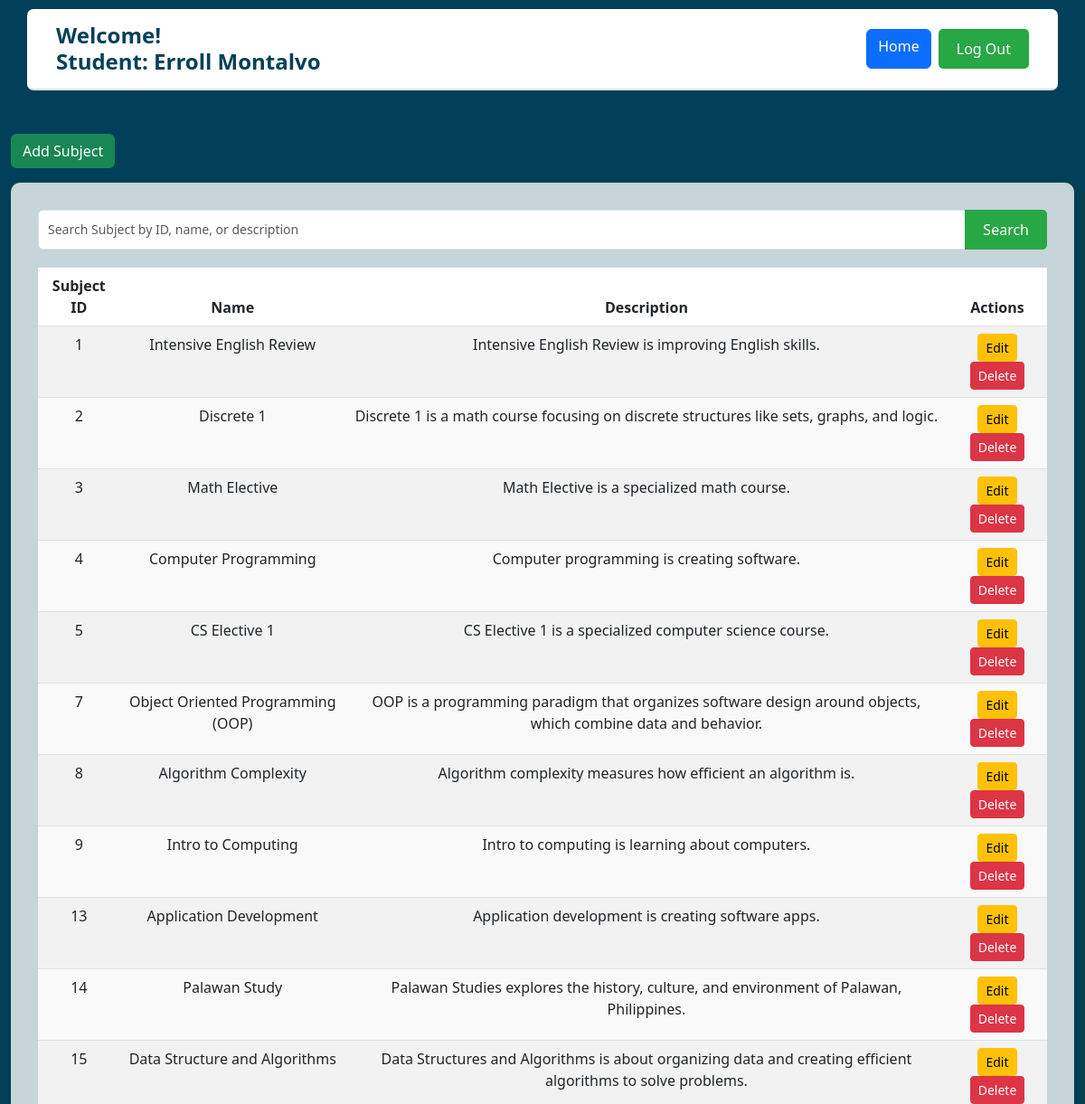
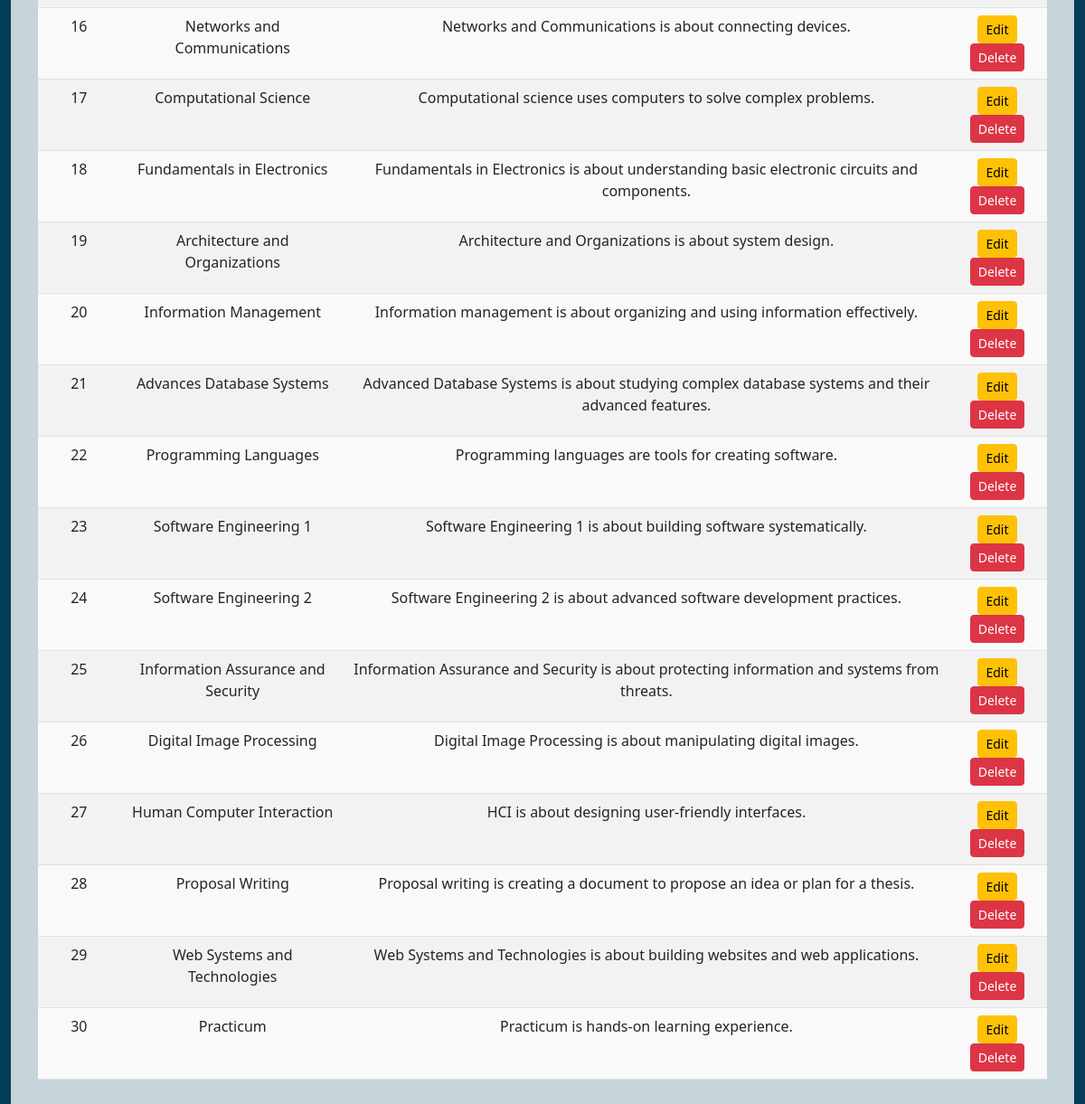
Screenshot of /subject_crud.php (signed in) with the database file from the repository (2 pictures, top to bottom).
### tables this page shows
CREATE TABLE `subject` (
  `subjectID` int(5) NOT NULL,
  `name` varchar(150) NOT NULL,
  `description` longtext NOT NULL
);

### subject_crud.php (the view, shortened to what this page needs)
<?php
include ('base.php');
?>
    <div class="container mt-5">
        <button class="btn btn-success mb-3" data-bs-toggle="modal" data-bs-target="#addSubjectModal">Add Subject</button>
        <?php
$search = isset($_GET['search']) ? $conn->real_escape_string($_GET['search']) : '';
$query = "
    SELECT subjectID, name, description
    FROM subject
";
$result = $conn->query($query);
?>
<div class="dashboard-container">
    <form method="get" action="" class="mb-3">
        <div class="input-group">
            <input type="text" name="search" id="searchInput" class="form-control"
                   placeholder="Search Subject by ID, name, or description"
                   value="<?php echo htmlspecialchars($search); ?>">
            <button type="submit" class="btn btn-primary">Search</button>
        </div>
    </form>
    <table class="table table-striped">
        <thead>
            <tr>
                <th>Subject ID</th>
                <th>Name</th>
                <th>Description</th>
                <th>Actions</th>
            </tr>
        </thead>
        <tbody>
            <?php if ($result && $result->num_rows > 0): ?>
                <?php while ($row = $result->fetch_assoc()): ?>
                    <tr>
                        <td><?php echo htmlspecialchars($row['subjectID']); ?></td>
                        <td><?php echo htmlspecialchars($row['name']); ?></td>
                        <td><?php echo htmlspecialchars($row['description']); ?></td>
                        <td>
                            <button class="btn btn-warning btn-sm"
                                    data-bs-toggle="modal"
                                    data-bs-target="#editModal-<?php echo htmlspecialchars($row['subjectID']); ?>">
                                Edit
                            </button>
                            <button class="btn btn-danger btn-sm"
                                    data-bs-toggle="modal"
                                    data-bs-target="#deleteModal-<?php echo htmlspecialchars($row['subjectID']); ?>">
                                Delete
                            </button>
                        </td>
                    </tr>
                <?php endwhile; ?>
            <?php else: ?>
                <tr>
                    <td colspan="4">No subjects found.</td>
                </tr>
            <?php endif; ?>
        </tbody>
    </table>
</div>
</body>
</html>

### rows the page displays
subject: subjectID "1", name "Intensive English Review", description "Intensive English Review is improving English skills."
subject: subjectID "2", name "Discrete 1", description "Discrete 1 is a math course focusing on discrete structures like sets, graphs, and logic."
subject: subjectID "3", name "Math Elective", description "Math Elective is a specialized math course."
subject: subjectID "4", name "Computer Programming", description "Computer programming is creating software."
subject: subjectID "5", name "CS Elective 1", description "CS Elective 1 is a specialized computer science course."
subject: subjectID "7", name "Object Oriented Programming (OOP)", description "OOP is a programming paradigm that organizes software design around objects, which combine data and behavior."
subject: subjectID "8", name "Algorithm Complexity", description "Algorithm complexity measures how efficient an algorithm is."
subject: subjectID "9", name "Intro to Computing", description "Intro to computing is learning about computers."
subject: subjectID "13", name "Application Development", description "Application development is creating software apps."
subject: subjectID "14", name "Palawan Study", description "Palawan Studies explores the history, culture, and environment of Palawan, Philippines."
subject: subjectID "15", name "Data Structure and Algorithms", description "Data Structures and Algorithms is about organizing data and creating efficient algorithms to solve problems."
subject: subjectID "16", name "Networks and Communications", description "Networks and Communications is about connecting devices."
subject: subjectID "17", name "Computational Science", description "Computational science uses computers to solve complex problems."
subject: subjectID "18", name "Fundamentals in Electronics", description "Fundamentals in Electronics is about understanding basic electronic circuits and components."
subject: subjectID "19", name "Architecture and Organizations", description "Architecture and Organizations is about system design."
subject: subjectID "20", name "Information Management", description "Information management is about organizing and using information effectively."
subject: subjectID "21", name "Advances Database Systems", description "Advanced Database Systems is about studying complex database systems and their advanced features."
subject: subjectID "22", name "Programming Languages", description "Programming languages are tools for creating software."
subject: subjectID "23", name "Software Engineering 1", description "Software Engineering 1 is about building software systematically."
subject: subjectID "24", name "Software Engineering 2", description "Software Engineering 2 is about advanced software development practices."
subject: subjectID "25", name "Information Assurance and Security", description "Information Assurance and Security is about protecting information and systems from threats."
subject: subjectID "26", name "Digital Image Processing", description "Digital Image Processing is about manipulating digital images."
subject: subjectID "27", name "Human Computer Interaction", description "HCI is about designing user-friendly interfaces."
subject: subjectID "28", name "Proposal Writing", description "Proposal writing is creating a document to propose an idea or plan for a thesis."
subject: subjectID "29", name "Web Systems and Technologies", description "Web Systems and Technologies is about building websites and web applications."
subject: subjectID "30", name "Practicum", description "Practicum is hands-on learning experience."

### other values shown
$user_role "Student"
$user_first "Erroll"
$user_last "Montalvo"
